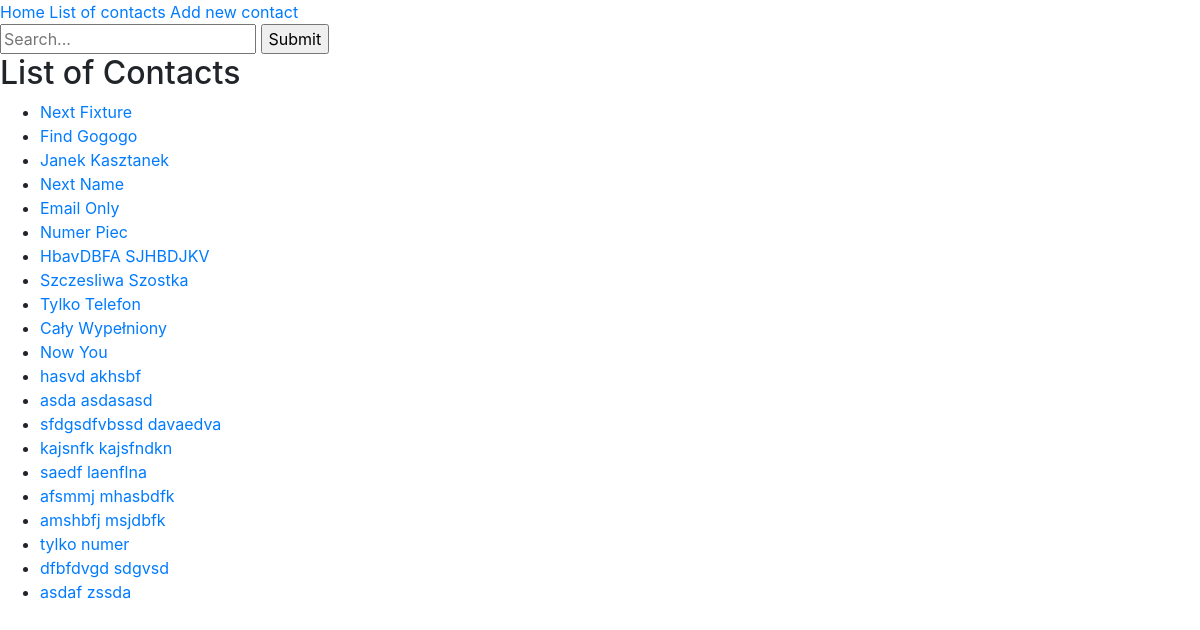
The page /contacts/ on the database as committed earlier.
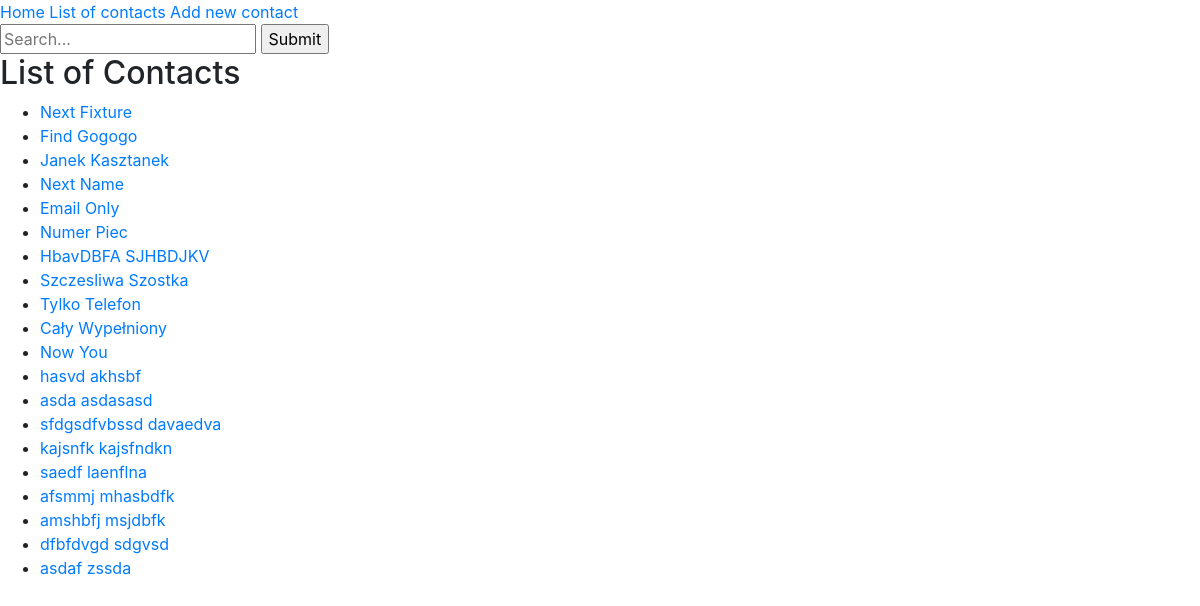
The same page on the database as committed later.
### PhonebookApp/models.py (models this page shows, shortened)
class Person(models.Model):
    name = models.CharField(max_length=50)
    surname = models.CharField(max_length=50)

### PhonebookApp/views.py (the view)
# urls.py: path('contacts/', views.contact_list, name='contact-list'),
def contact_list(request):
    contacts = Person.objects.order_by('surname')
    return render(request, 'contact_list.html', {'contacts': contacts})

### templates/contact_list.html (shortened to what this page needs)
{% extends 'base.html' %}
{% block content %}
{% if contacts %}
    <h2>List of Contacts</h2>
    <ul>
    {% for person in contacts %}
        <li><a href="/phonebookapp/{{ person.id }}/">{{ person.name }} {{ person.surname }}</a></li>
    {% endfor %}
    </ul>
    {% else %}
    <p>There is no contacts in phonebook</p>
{% endif %}
{% endblock %}

Rows that differ between the two databases and show on the page:
removed Person: name "tylko", surname "numer"
